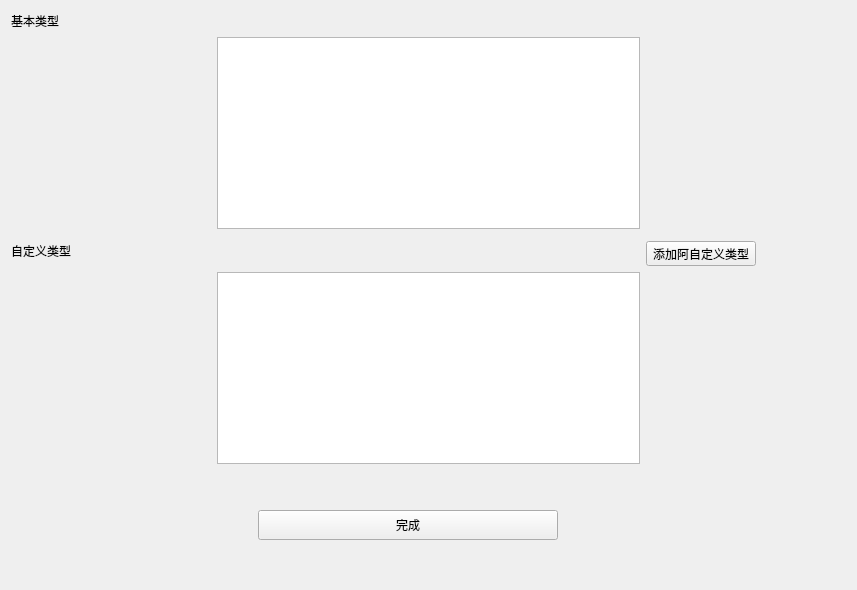
            <widget class="QWidget" name="create_entry_form">
             <layout class="QGridLayout" name="gridLayout_7">
              <item row="0" column="0" rowspan="2">
               <widget class="QLabel" name="label_15">
                <property name="text">
                 <string>基本类型</string>
                </property>
               </widget>
              </item>
              <item row="5" column="1" colspan="4">
               <widget class="QListWidget" name="listWidget_userdefined">
                <property name="minimumSize">
                 <size>
                  <width>423</width>
                  <height>0</height>
                 </size>
                </property>
                <property name="maximumSize">
                 <size>
                  <width>700</width>
                  <height>16777215</height>
                 </size>
                </property>
               </widget>
              </item>
              <item row="6" column="3">
               <spacer name="verticalSpacer_12">
                <property name="orientation">
                 <enum>Qt::Vertical</enum>
                </property>
                <property name="sizeHint" stdset="0">
                 <size>
                  <width>20</width>
                  <height>40</height>
                 </size>
                </property>
               </spacer>
              </item>
              <item row="5" column="0">
               <spacer name="horizontalSpacer_26">
                <property name="orientation">
                 <enum>Qt::Horizontal</enum>
                </property>
                <property name="sizeType">
                 <enum>QSizePolicy::Fixed</enum>
                </property>
                <property name="sizeHint" stdset="0">
                 <size>
                  <width>200</width>
                  <height>20</height>
                 </size>
                </property>
               </spacer>
              </item>
              <item row="4" column="2" colspan="3">
               <spacer name="horizontalSpacer_28">
                <property name="orientation">
                 <enum>Qt::Horizontal</enum>
                </property>
                <property name="sizeHint" stdset="0">
                 <size>
                  <width>379</width>
                  <height>20</height>
                 </size>
                </property>
               </spacer>
              </item>
              <item row="5" column="5">
               <spacer name="horizontalSpacer_30">
                <property name="orientation">
                 <enum>Qt::Horizontal</enum>
                </property>
                <property name="sizeType">
                 <enum>QSizePolicy::Fixed</enum>
                </property>
                <property name="sizeHint" stdset="0">
                 <size>
                  <width>200</width>
                  <height>20</height>
                 </size>
                </property>
               </spacer>
              </item>
              <item row="7" column="2">
               <widget class="QPushButton" name="pushButton_create_finish">
                <property name="minimumSize">
                 <size>
                  <width>300</width>
                  <height>30</height>
                 </size>
                </property>
                <property name="cursor">
                 <cursorShape>PointingHandCursor</cursorShape>
                </property>
                <property name="text">
                 <string>完成</string>
                </property>
               </widget>
              </item>
              <item row="7" column="4" colspan="2">
               <spacer name="horizontalSpacer_32">
                <property name="orientation">
                 <enum>Qt::Horizontal</enum>
                </property>
                <property name="sizeHint" stdset="0">
                 <size>
                  <width>241</width>
                  <height>20</height>
                 </size>
                </property>
               </spacer>
              </item>
              <item row="8" column="3">
               <spacer name="verticalSpacer_13">
                <property name="orientation">
                 <enum>Qt::Vertical</enum>
                </property>
                <property name="sizeHint" stdset="0">
                 <size>
                  <width>20</width>
                  <height>39</height>
                 </size>
                </property>
               </spacer>
              </item>
              <item row="1" column="1" colspan="5">
               <spacer name="horizontalSpacer_33">
                <property name="orientation">
                 <enum>Qt::Horizontal</enum>
                </property>
                <property name="sizeHint" stdset="0">
                 <size>
                  <width>629</width>
                  <height>20</height>
                 </size>
                </property>
               </spacer>
              </item>
              <item row="2" column="5">
               <spacer name="horizontalSpacer_29">
                <property name="orientation">
                 <enum>Qt::Horizontal</enum>
                </property>
                <property name="sizeType">
                 <enum>QSizePolicy::Fixed</enum>
                </property>
                <property name="sizeHint" stdset="0">
                 <size>
                  <width>200</width>
                  <height>20</height>
                 </size>
                </property>
               </spacer>
              </item>
              <item row="3" column="0" rowspan="2" colspan="2">
               <widget class="QLabel" name="label_16">
                <property name="text">
                 <string>自定义类型</string>
                </property>
               </widget>
              </item>
              <item row="2" column="0">
               <spacer name="horizontalSpacer_27">
                <property name="orientation">
                 <enum>Qt::Horizontal</enum>
                </property>
                <property name="sizeType">
                 <enum>QSizePolicy::Fixed</enum>
                </property>
                <property name="sizeHint" stdset="0">
                 <size>
                  <width>200</width>
                  <height>20</height>
                 </size>
                </property>
               </spacer>
              </item>
              <item row="2" column="1" colspan="4">
               <widget class="QListWidget" name="listWidget_base_type">
                <property name="minimumSize">
                 <size>
                  <width>423</width>
                  <height>0</height>
                 </size>
                </property>
                <property name="maximumSize">
                 <size>
                  <width>700</width>
                  <height>16777215</height>
                 </size>
                </property>
                <property name="layoutDirection">
                 <enum>Qt::LeftToRight</enum>
                </property>
                <property name="spacing">
                 <number>5</number>
                </property>
               </widget>
              </item>
              <item row="4" column="5">
               <widget class="QToolButton" name="toolButton_add_user_define">
                <property name="text">
                 <string>添加阿自定义类型</string>
                </property>
               </widget>
              </item>
             </layout>
            </widget>
